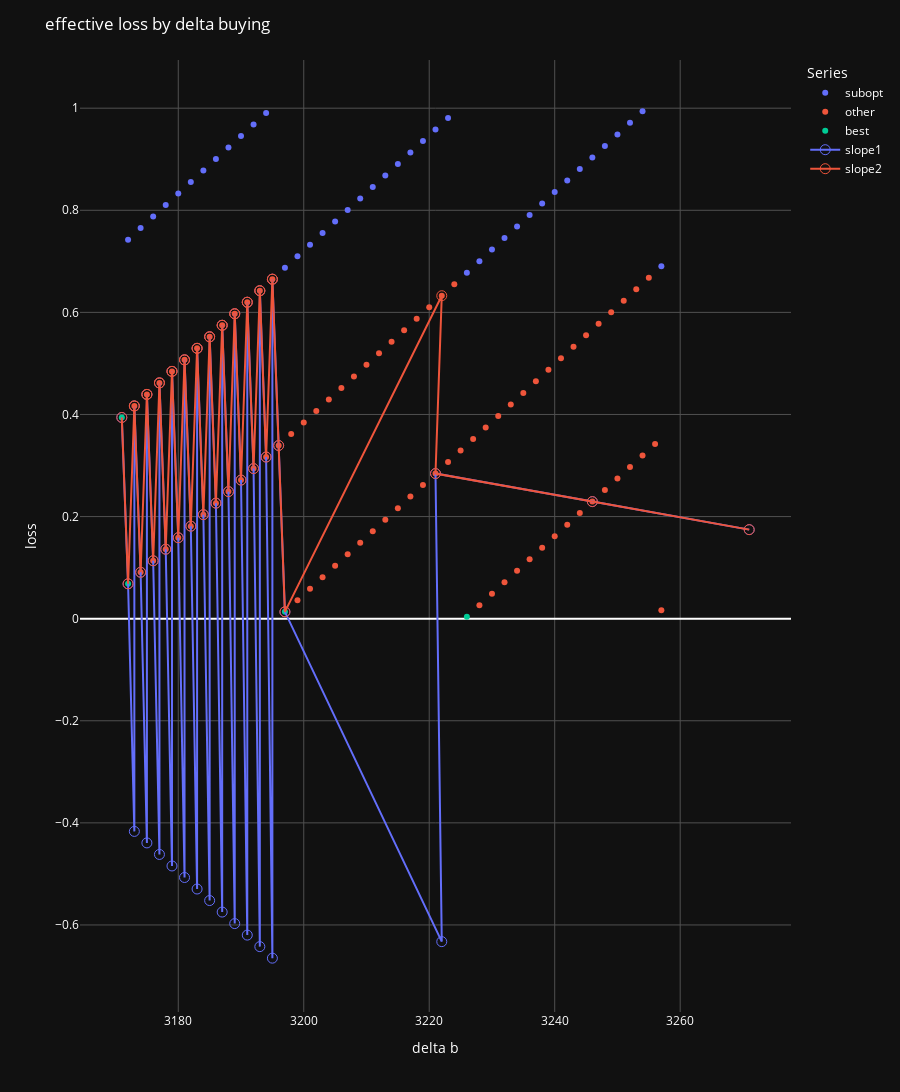

Write notebook code for a chart like this one.
### Code cell
# Create an interactive scatter plot
fig = px.scatter(combined_df, x='delta_b', y='loss', color='Series', #size='point_size',
                 hover_data=['delta_b', 'delta_s', 'loss'])

# Add lines for specified series
# for series in slopes_df:
#     fig.add_trace(px.line(series, x='delta_s', y='loss', color='Series').data[0])

# Concatenate all DataFrames in slopes_df
all_slopes_df = pd.concat(slopes_df)
# Create a line plot for all slopes
line_fig = px.line(all_slopes_df, x='delta_b', y='loss', color='Series', hover_data=['delta_b', 'delta_s', 'loss'], markers=True)

# Add each line trace individually
for trace in line_fig.data:
    trace.update(marker=dict(symbol='circle-open', size=10)) 
    fig.add_trace(trace)

# Update marker properties to have darker outlines
# fig.update_traces(marker=dict(line=dict(width=1, color='rgba(40,40,40,1)')))  # Adjust the color as needed

# Update marker properties to remove outlines or match the fill color
fig.update_traces(marker=dict(line=dict(width=0)))  # Removes the outline

# Alternatively, to set the outline to the same color as the fill:
# fig.update_traces(marker=dict(line=dict(width=1, color='SAME_COLOR')))


# Update the layout for dark mode
fig.update_layout(
    title='Scatter Plot in Dark Mode',
    plot_bgcolor='rgb(17,17,17)',  # Dark plot background
    paper_bgcolor='rgb(17,17,17)',  # Dark paper background
    font_color='white',  # White text for better contrast
    xaxis=dict(
        gridcolor='rgb(80,80,80)',  # Darker gridlines
    ),
    yaxis=dict(
        gridcolor='rgb(80,80,80)',  # Darker gridlines
    )
)

# Add plot titles and labels
fig.update_layout(title='effective loss by delta buying',
                  xaxis_title='delta b',
                  yaxis_title='loss',
                  # showlegend=False,
                  height=1600)
                  

# fig.update_yaxes(range=[combined_df['loss'].min(), combined_df['loss'].max()])  # Adjust the range as needed

# # Sort the DataFrame by 'ratio' in descending order
# sorted_df = combined_df.sort_values(by='loss', ascending=False)

# # Adding a line that connects the dots in decreasing order of their y-value
# fig.add_trace(px.line(sorted_df, x='delta_b', y='loss').data[0])

# # Find the five lowest unique y-values (ratios)
# lowest_ratios = combined_df['loss'].unique()
# lowest_ratios.sort()

# # Group by 'ratio' and draw lines for each of the five lowest ratios
# for loss in lowest_ratios[:20]:
#     group = combined_df[combined_df['loss'] == loss]
#     # Sort each group by 'delta_b' to make line connections logical
#     sorted_group = group.sort_values(by='delta_b')
#     fig.add_trace(px.line(sorted_group, x='delta_b', y='loss').data[0])

# # Adjusting the plot size and layout
# fig.update_layout(title='Scatter Plot with Lines for Lowest Y-values',
#                   xaxis_title='Delta_b',
#                   yaxis_title='loss',
#                   height=800)

# Show the plot
fig.show()

### Figure 1 — Plotly figure (JSON) as saved in the notebook; plotly's stock layout.template omitted (floating-point values rounded to 4 significant figures)
{"data": [{"customdata": [[4706], [4709], [4712], [4715], [4718], [4721], [4724], [4727], [4730], [4733], [4736], [4739], [4743], [4746], [4749], [4752], [4755], [4758], [4761], [4764], [4767], [4770], [4773], [4776], [4779], [4782], [4786], [4789], [4792], [4795], [4798], [4801], [4804], [4807], [4810], [4813], [4816], [4819], [4822], [4825], [4828], [4832]], "hovertemplate": "Series=subopt<br>delta_b=%{x}<br>loss=%{y}<br>delta_s=%{customdata[0]}<extra></extra>", "legendgroup": "subopt", "marker": {"color": "#636efa", "line": {"width": 0}, "symbol": "circle"}, "mode": "markers", "name": "subopt", "orientation": "v", "showlegend": true, "type": "scatter", "x": [3172, 3174, 3176, 3178, 3180, 3182, 3184, 3186, 3188, 3190, 3192, 3194, 3197, 3199, 3201, 3203, 3205, 3207, 3209, 3211, 3213, 3215, 3217, 3219, 3221, 3223, 3226, 3228, 3230, 3232, 3234, 3236, 3238, 3240, 3242, 3244, 3246, 3248, 3250, 3252, 3254, 3257], "xaxis": "x", "y": [0.7425, 0.7651, 0.7877, 0.8102, 0.8328, 0.8554, 0.878, 0.9005, 0.9231, 0.9457, 0.9683, 0.9908, 0.6876, 0.7102, 0.7327, 0.7553, 0.7779, 0.8005, 0.823, 0.8456, 0.8682, 0.8907, 0.9133, 0.9359, 0.9585, 0.981, 0.6778, 0.7004, 0.7229, 0.7455, 0.7681, 0.7907, 0.8132, 0.8358, 0.8584, 0.881, 0.9035, 0.9261, 0.9487, 0.9712, 0.9938, 0.6906], "yaxis": "y"}, {"customdata": [[4707], [4708], [4710], [4711], [4713], [4714], [4716], [4717], [4719], [4720], [4722], [4723], [4725], [4726], [4728], [4729], [4731], [4732], [4734], [4735], [4737], [4738], [4740], [4741], [4744], [4745], [4747], [4748], [4750], [4751], [4753], [4754], [4756], [4757], [4759], [4760], [4762], [4763], [4765], [4766], [4768], [4769], [4771], [4772], [4774], [4775], [4777], [4778], [4780], [4781], [4783], [4784], [4787], [4788], [4790], [4791], [4793], [4794], [4796], [4797], [4799], [4800], [4802], [4803], [4805], [4806], [4808], [4809], [4811], [4812], [4814], [4815], [4817], [4818], [4820], [4821], [4823], [4824], [4826], [4827], [4829], [4830], [4831]], "hovertemplate": "Series=other<br>delta_b=%{x}<br>loss=%{y}<br>delta_s=%{customdata[0]}<extra></extra>", "legendgroup": "other", "marker": {"color": "#EF553B", "line": {"width": 0}, "symbol": "circle"}, "mode": "markers", "name": "other", "orientation": "v", "showlegend": true, "type": "scatter", "x": [3173, 3174, 3175, 3176, 3177, 3178, 3179, 3180, 3181, 3182, 3183, 3184, 3185, 3186, 3187, 3188, 3189, 3190, 3191, 3192, 3193, 3194, 3195, 3196, 3198, 3199, 3200, 3201, 3202, 3203, 3204, 3205, 3206, 3207, 3208, 3209, 3210, 3211, 3212, 3213, 3214, 3215, 3216, 3217, 3218, 3219, 3220, 3221, 3222, 3223, 3224, 3225, 3227, 3228, 3229, 3230, 3231, 3232, 3233, 3234, 3235, 3236, 3237, 3238, 3239, 3240, 3241, 3242, 3243, 3244, 3245, 3246, 3247, 3248, 3249, 3250, 3251, 3252, 3253, 3254, 3255, 3256, 3257], "xaxis": "x", "y": [0.4167, 0.09091, 0.4393, 0.1135, 0.4619, 0.1361, 0.4844, 0.1586, 0.507, 0.1812, 0.5296, 0.2038, 0.5522, 0.2263, 0.5747, 0.2489, 0.5973, 0.2715, 0.6199, 0.2941, 0.6424, 0.3166, 0.665, 0.3392, 0.3618, 0.03598, 0.3844, 0.05855, 0.4069, 0.08112, 0.4295, 0.1037, 0.4521, 0.1263, 0.4746, 0.1488, 0.4972, 0.1714, 0.5198, 0.194, 0.5424, 0.2166, 0.5649, 0.2391, 0.5875, 0.2617, 0.6101, 0.2843, 0.6327, 0.3068, 0.6552, 0.3294, 0.352, 0.02619, 0.3746, 0.04876, 0.3971, 0.07133, 0.4197, 0.0939, 0.4423, 0.1165, 0.4649, 0.139, 0.4874, 0.1616, 0.51, 0.1842, 0.5326, 0.2068, 0.5551, 0.2293, 0.5777, 0.2519, 0.6003, 0.2745, 0.6229, 0.2971, 0.6454, 0.3196, 0.668, 0.3422, 0.0164], "yaxis": "y"}, {"customdata": [[4704], [4705], [4742], [4785]], "hovertemplate": "Series=best<br>delta_b=%{x}<br>loss=%{y}<br>delta_s=%{customdata[0]}<extra></extra>", "legendgroup": "best", "marker": {"color": "#00cc96", "line": {"width": 0}, "symbol": "circle"}, "mode": "markers", "name": "best", "orientation": "v", "showlegend": true, "type": "scatter", "x": [3171, 3172, 3197, 3226], "xaxis": "x", "y": [0.3941, 0.06834, 0.0134, 0.003612], "yaxis": "y"}, {"customdata": [[4704], [4705], [4707], [4707], [4708], [4710], [4710], [4711], [4713], [4713], [4714], [4716], [4716], [4717], [4719], [4719], [4720], [4722], [4722], [4723], [4725], [4725], [4726], [4728], [4728], [4729], [4731], [4731], [4732], [4734], [4734], [4735], [4737], [4737], [4738], [4740], [4740], [4741], [4742], [4780], [4778], [4815], [4852]], "hovertemplate": "Series=slope1<br>delta_b=%{x}<br>loss=%{y}<br>delta_s=%{customdata[0]}<extra></extra>", "legendgroup": "slope1", "line": {"color": "#636efa", "dash": "solid"}, "marker": {"line": {"width": 0}, "size": 10, "symbol": "circle-open"}, "mode": "lines+markers", "name": "slope1", "orientation": "v", "showlegend": true, "type": "scatter", "x": [3171, 3172, 3173, 3173, 3174, 3175, 3175, 3176, 3177, 3177, 3178, 3179, 3179, 3180, 3181, 3181, 3182, 3183, 3183, 3184, 3185, 3185, 3186, 3187, 3187, 3188, 3189, 3189, 3190, 3191, 3191, 3192, 3193, 3193, 3194, 3195, 3195, 3196, 3197, 3222, 3221, 3246, 3271], "xaxis": "x", "y": [0.3941, 0.06834, -0.4167, 0.4167, 0.09091, -0.4393, 0.4393, 0.1135, -0.4619, 0.4619, 0.1361, -0.4844, 0.4844, 0.1586, -0.507, 0.507, 0.1812, -0.5296, 0.5296, 0.2038, -0.5522, 0.5522, 0.2263, -0.5747, 0.5747, 0.2489, -0.5973, 0.5973, 0.2715, -0.6199, 0.6199, 0.2941, -0.6424, 0.6424, 0.3166, -0.665, 0.665, 0.3392, 0.0134, -0.6327, 0.2843, 0.2293, 0.1744], "yaxis": "y"}, {"customdata": [[4704], [4705], [4707], [4707], [4708], [4710], [4710], [4711], [4713], [4713], [4714], [4716], [4716], [4717], [4719], [4719], [4720], [4722], [4722], [4723], [4725], [4725], [4726], [4728], [4728], [4729], [4731], [4731], [4732], [4734], [4734], [4735], [4737], [4737], [4738], [4740], [4740], [4741], [4742], [4780], [4778], [4815], [4852]], "hovertemplate": "Series=slope2<br>delta_b=%{x}<br>loss=%{y}<br>delta_s=%{customdata[0]}<extra></extra>", "legendgroup": "slope2", "line": {"color": "#EF553B", "dash": "solid"}, "marker": {"line": {"width": 0}, "size": 10, "symbol": "circle-open"}, "mode": "lines+markers", "name": "slope2", "orientation": "v", "showlegend": true, "type": "scatter", "x": [3171, 3172, 3173, 3173, 3174, 3175, 3175, 3176, 3177, 3177, 3178, 3179, 3179, 3180, 3181, 3181, 3182, 3183, 3183, 3184, 3185, 3185, 3186, 3187, 3187, 3188, 3189, 3189, 3190, 3191, 3191, 3192, 3193, 3193, 3194, 3195, 3195, 3196, 3197, 3222, 3221, 3246, 3271], "xaxis": "x", "y": [0.3941, 0.06834, 0.4167, 0.4167, 0.09091, 0.4393, 0.4393, 0.1135, 0.4619, 0.4619, 0.1361, 0.4844, 0.4844, 0.1586, 0.507, 0.507, 0.1812, 0.5296, 0.5296, 0.2038, 0.5522, 0.5522, 0.2263, 0.5747, 0.5747, 0.2489, 0.5973, 0.5973, 0.2715, 0.6199, 0.6199, 0.2941, 0.6424, 0.6424, 0.3166, 0.665, 0.665, 0.3392, 0.0134, 0.6327, 0.2843, 0.2293, 0.1744], "yaxis": "y"}], "layout": {"font": {"color": "white"}, "height": 1600, "legend": {"title": {"text": "Series"}, "tracegroupgap": 0}, "margin": {"t": 60}, "paper_bgcolor": "rgb(17,17,17)", "plot_bgcolor": "rgb(17,17,17)", "title": {"text": "effective loss by delta buying"}, "xaxis": {"anchor": "y", "domain": [0, 1], "gridcolor": "rgb(80,80,80)", "title": {"text": "delta b"}}, "yaxis": {"anchor": "x", "domain": [0, 1], "gridcolor": "rgb(80,80,80)", "title": {"text": "loss"}}}}
